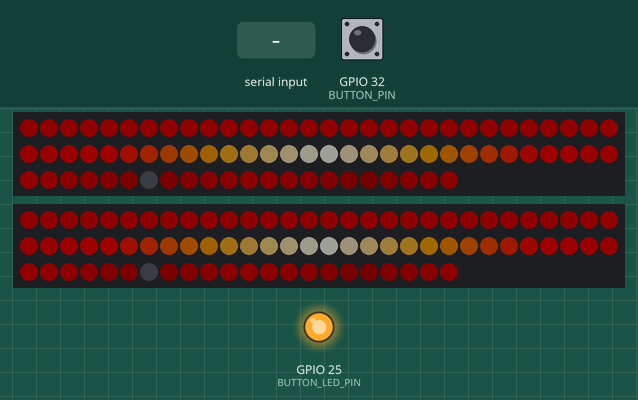
Recording of a program running on a simulated ESP32. Shown: 2 × 82 RGB LEDs in strip order, left to right, continuing on the next row, output pins drawn as LEDs (lit = HIGH). The test bench sets the inputs (shaded band); at power-on: GPIO 32 (BUTTON_PIN) HIGH. Dim RGB values are drawn brighter than linear; nothing arrives over Bluetooth unless stated; what the program prints to the serial monitor is not drawn.

Above: at 2.2 s.
2.3 s: "0" received over the second serial link
At 2.9 s:
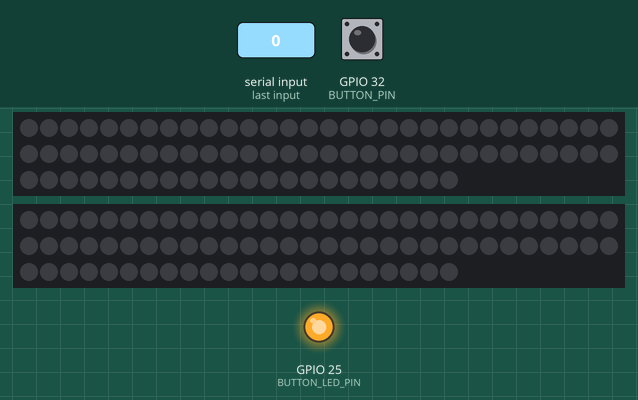
3.8 s: GPIO 32 (BUTTON_PIN) pulled LOW for 0.15 s
At 4.13 s:
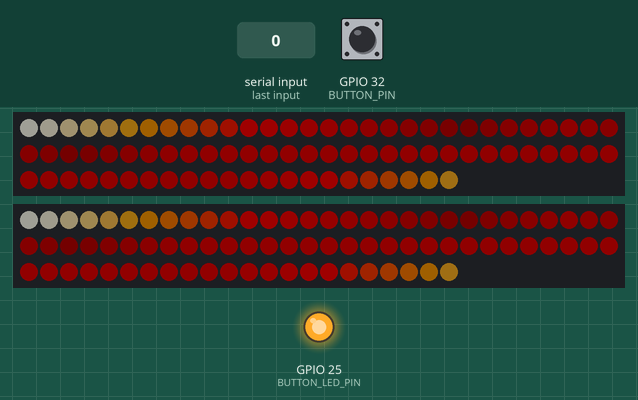
4.5 s: "2" received over the second serial link
At 4.74 s:
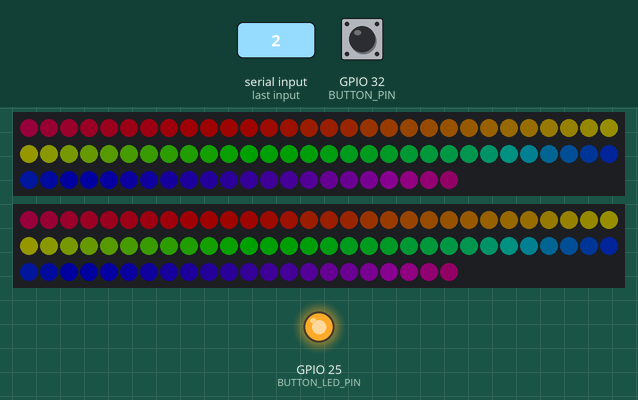
7.0 s: "5" received over the second serial link
At 7.2 s:
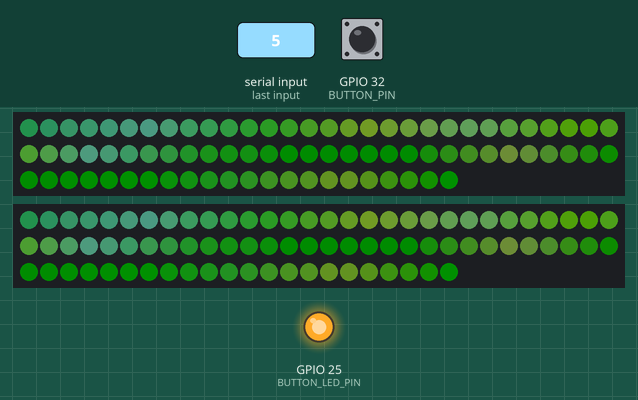
9.4 s: GPIO 32 (BUTTON_PIN) pulled LOW for 1 s
At 10.58 s:
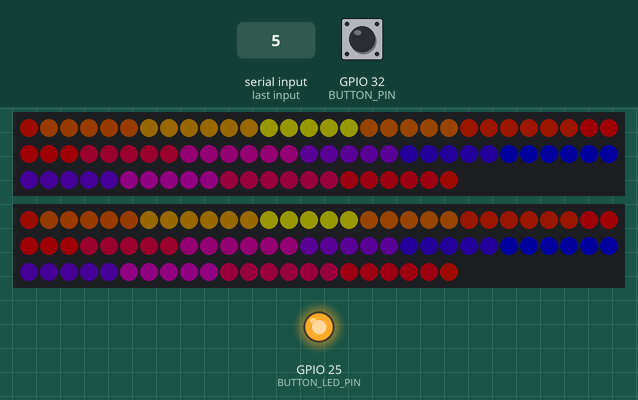
11.0 s: "3" received over the second serial link
At 11.19 s:
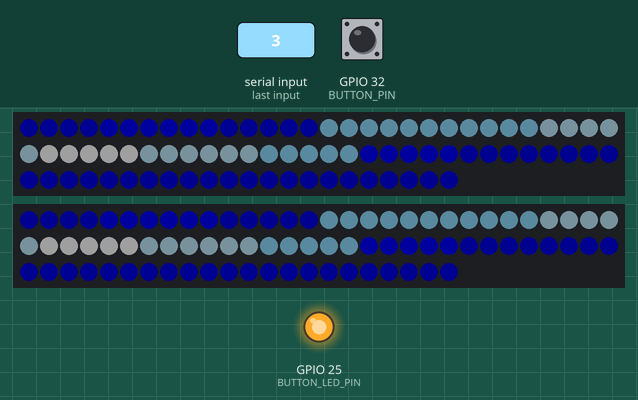
Timing chart, 0 to 14.0 s (numbered marks = the images above; inputs shaded):
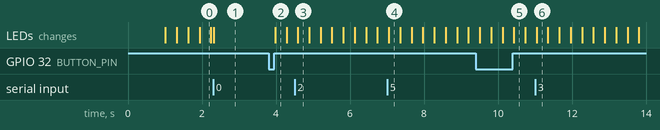

Measured:
- after the input at 2.3 s, the LEDs: change at once (image 1)
- after the input at 3.8 s, the LEDs: change after 0.18 s (image 2)
- after the input at 4.5 s, the LEDs: change after 0.09 s (image 3)
- after the input at 7.0 s, the LEDs: change after 0.05 s (image 4)
- after the input at 9.4 s, the LEDs: first differ from a run without the input after 1.0 s (image 5)
- after the input at 11.0 s, the LEDs: change at once (image 6)

The program:

main.cpp
```cpp
#include <Arduino.h>
#include <BluetoothSerial.h>
#include <FastLED.h>
#include <Bounce2.h>

#define BUTTON_LED_PIN          25
#define BUTTON_PIN              32
#define CH1_PIN                 12
#define CH2_PIN                 27
#define LEDS_PER_CHANNEL        82
#define BRIGHTNESS              32
#define UPDATES_PER_SECOND      100
#define LED_TYPE                WS2811
#define COLOR_ORDER             GRB

CRGB            ch1Leds[LEDS_PER_CHANNEL];
CRGB            ch2Leds[LEDS_PER_CHANNEL];
CRGBPalette16   currentPalette;
TBlendType      currentBlending;
BluetoothSerial serialBT;
Bounce          bounce = Bounce();
byte            bTData;
byte            currentSetting;
byte            lastSetting;
uint8_t         brightness = 255;

/* Check if Bluetooth configurations are enabled in the SDK */
#if !defined(CONFIG_BT_ENABLED) || !defined(CONFIG_BLUEDROID_ENABLED)
#error Bluetooth is not enabled! Please run `make menuconfig` to and enable it
#endif

void light(uint8_t colorIndex) {
  for (int i = 0; i < LEDS_PER_CHANNEL; i++) {
    ch1Leds[i] = ColorFromPalette(currentPalette, colorIndex, brightness, currentBlending);
    ch2Leds[i] = ColorFromPalette(currentPalette, colorIndex, brightness, currentBlending);
    colorIndex += 3;
  }
}

void dark() {
  for (int i = 0; i < LEDS_PER_CHANNEL; i++) {
    ch1Leds[i] = CRGB::Black;
    ch2Leds[i] = CRGB::Black;
  }
}

void setup() {
  Serial.begin(9600);
  serialBT.begin("UnicornCycle");
  Serial.println("Bluetooth Started! Ready to pair...");
  pinMode(BUTTON_LED_PIN, OUTPUT);
  digitalWrite(BUTTON_LED_PIN, HIGH);
  bounce.attach(BUTTON_PIN, INPUT_PULLUP);
  bounce.interval(10);
  delay(1000);
  FastLED.addLeds<LED_TYPE, CH1_PIN, COLOR_ORDER>(ch1Leds, LEDS_PER_CHANNEL).setCorrection(TypicalLEDStrip);
  FastLED.addLeds<LED_TYPE, CH2_PIN, COLOR_ORDER>(ch2Leds, LEDS_PER_CHANNEL).setCorrection(TypicalLEDStrip);
  FastLED.setBrightness(BRIGHTNESS);
  currentSetting = '1';
}

void loop() {
  bounce.update();

  if (bounce.changed()) {
    int deboucedInput = bounce.read();

    if ( deboucedInput == HIGH ) {
      switch (currentSetting) {
        case '1':
        currentSetting = '2';
        break;
        case '2':
        currentSetting = '3';
        break;
        case '3':
        currentSetting = '4';
        break;
        case '4':
        currentSetting = '5';
        break;
        case '5':
        currentSetting = '6';
        break;
        case '6':
        currentSetting = '0';
        break;
        case '0':
        currentSetting = '1';
        break;
      }
    }
  }

  if(serialBT.available()) {
    bTData = serialBT.read();
    if (bTData) {
      if (
        bTData == '1' ||
        bTData == '2' ||
        bTData == '3' ||
        bTData == '4' ||
        bTData == '5' ||
        bTData == '6' ||
        bTData == '0'
      ) currentSetting = bTData;
    }
  }

  if (currentSetting != lastSetting) {
    switch (currentSetting) {
      case '1':
      currentPalette = LavaColors_p;
      currentBlending = LINEARBLEND;
      serialBT.print("Lava Colors - Linear Blend\n");
      break;
      case '2':
      currentPalette = RainbowColors_p;
      currentBlending = LINEARBLEND;
      serialBT.print("Rainbow Colors - Linear Blend\n");
      break;
      case '3':
      currentPalette = CloudColors_p;
      currentBlending = NOBLEND;
      serialBT.print("Cloud Colors - No Blend\n");
      break;
      case '4':
      currentPalette = OceanColors_p;
      currentBlending = LINEARBLEND;
      serialBT.print("Ocean Colors - Linear Blend\n");
      break;
      case '5':
      currentPalette = ForestColors_p;
      currentBlending = LINEARBLEND;
      serialBT.print("Forest Colors - Linear Blend\n");
      break;
      case '6':
      currentPalette = PartyColors_p;
      currentBlending = NOBLEND;
      serialBT.print("Party Colors - No Blend\n");
      break;
    }
  }

  static uint8_t startIndex = 0;
  startIndex = startIndex + 1;

  if (currentSetting == '0' && currentSetting != lastSetting) serialBT.print("Off\n");
  if (currentSetting == '0') dark();
  else light(startIndex);

  lastSetting = currentSetting;

  FastLED.show();
  FastLED.delay(1000 / UPDATES_PER_SECOND);
}
```
